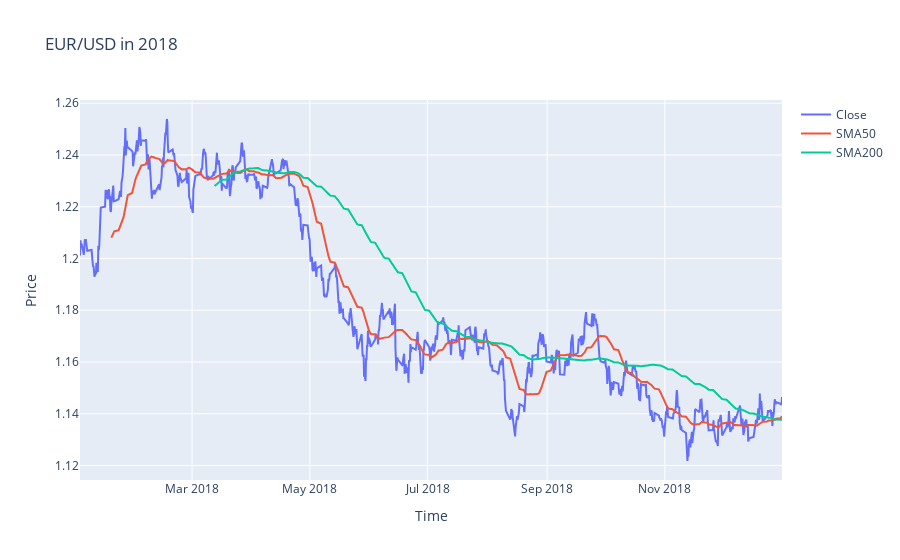

Write notebook code for a chart like this one.
### Code cell
fig = go.Figure()

fig.add_traces(go.Scatter(x=data.loc['2018'].index, y=data.loc['2018'].Close, name='Close'))
fig.add_traces(go.Scatter(x=data.loc['2018'].index, y=data.loc['2018'].SMA50, name='SMA50'))
fig.add_traces(go.Scatter(x=data.loc['2018'].index, y=data.loc['2018'].SMA200, name='SMA200'))

fig.update_layout(title='EUR/USD in 2018', xaxis_title='Time', yaxis_title='Price')

fig.show()

### Figure 1 — Plotly figure (JSON) as saved in the notebook; plotly's stock layout.template omitted (floating-point values rounded to 4 significant figures; data arrays with more than 128 entries replaced by an {"elided": "..."} marker saying what was removed)
{"data": [{"name": "Close", "type": "scatter", "x": {"elided": "1036 str values"}, "y": {"elided": "1036 float values"}}, {"name": "SMA50", "type": "scatter", "x": {"elided": "1036 str values"}, "y": {"elided": "1036 float values"}}, {"name": "SMA200", "type": "scatter", "x": {"elided": "1036 str values"}, "y": {"elided": "1036 float values"}}], "layout": {"title": {"text": "EUR/USD in 2018"}, "xaxis": {"title": {"text": "Time"}}, "yaxis": {"title": {"text": "Price"}}}}
